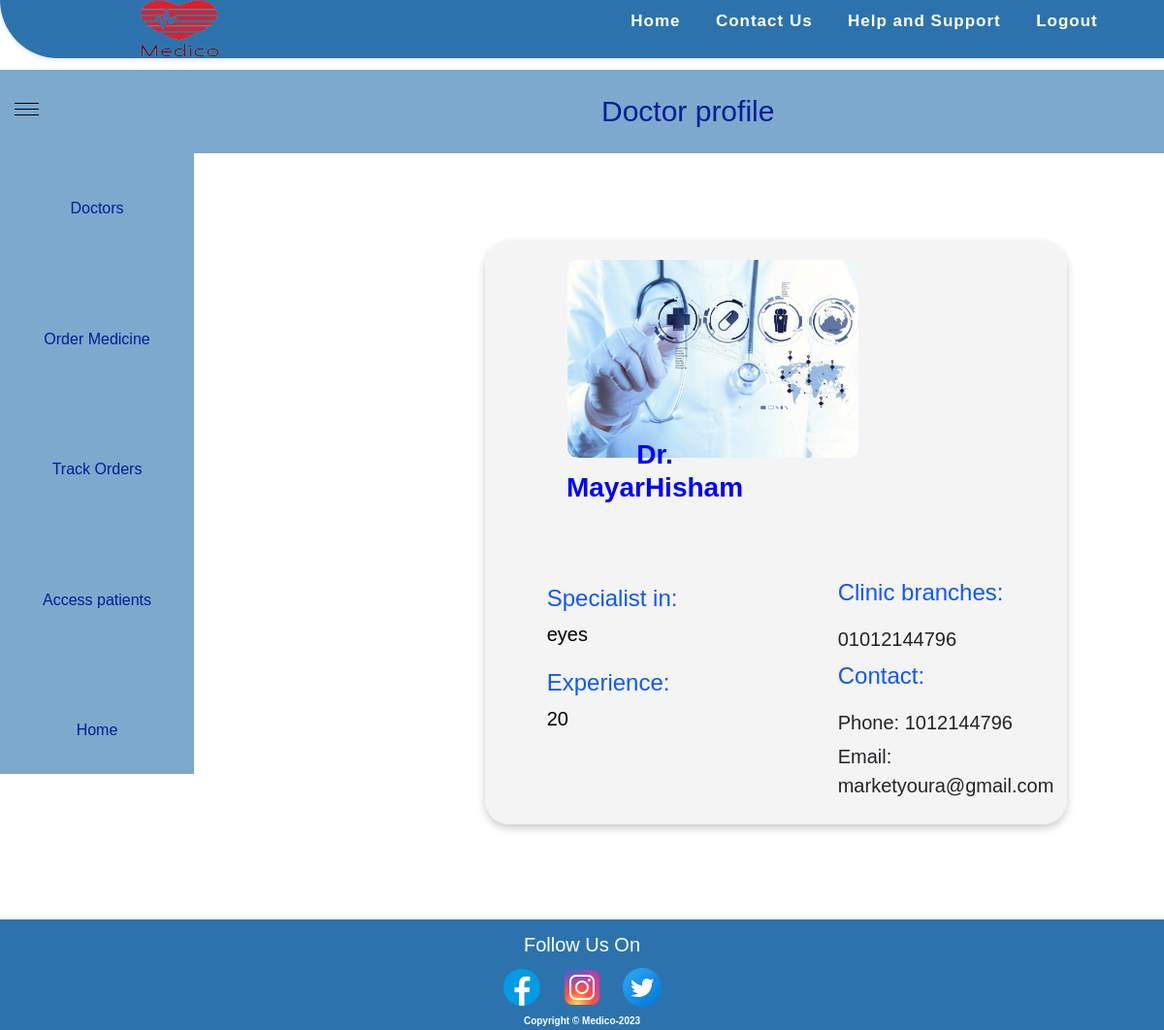
/doctor/doctor_profile.php (signed in), run on the app's committed database.
### tables this page shows
CREATE TABLE `doctors` (
  `id` int(11) NOT NULL,
  `dfirst_name` varchar(255) NOT NULL,
  `dlast_name` varchar(255) NOT NULL,
  `date_of_birth` date NOT NULL,
  `profession_practice` mediumtext DEFAULT NULL,
  `years_of_exp` int(11) NOT NULL,
  `daddress` varchar(255) NOT NULL,
  `phone` int(11) NOT NULL,
  `doctor_syndicate` mediumtext DEFAULT NULL,
  `email` varchar(255) NOT NULL,
  `specialization` varchar(255) NOT NULL,
  `password` int(11) NOT NULL,
  `image` mediumtext DEFAULT NULL,
  `accepted` varchar(255) NOT NULL,
  `blocked` varchar(255) NOT NULL
);

### doctor/doctor_profile.php (the view, shortened to what this page needs)
<?php
include "../shared/conn.php";
if (isset($_SESSION['doctor']) || isset($_SESSION["patient"])) {
  $select = "SELECT * FROM `doctors` WHERE id = '" . $_SESSION['did'] . "'";
  $sel = mysqli_query($connect, $select);
  $row = mysqli_fetch_assoc($sel);
?>
  <!DOCTYPE html>
  <html lang="en">
  <head>
    <link href="https://cdn.jsdelivr.net/npm/bootstrap@5.3.0-alpha3/dist/css/bootstrap.min.css" rel="stylesheet">
    <link rel="stylesheet" href="../CSS/style.css">
    <link rel="stylesheet" href="../CSS/footer.css">
    <link rel="stylesheet" href="../CSS/The Electronic Medical History.css">
    <link rel="stylesheet" href="../CSS/doctorprofile.css">
  </head>
  <body>
    <nav>
      <div class="logo">
        <a href="#"><img src="../Images/Medico_Logo_2_Final-removebg-preview-1.png" alt="Medico Logo"></a>
      </div>
      <ul class="nav-links">
        <li><a href="doctor_home.php">Home</a></li>
        <li><a href="#">Contact Us</a></li>
        <li><a href="#">Help and Support</a></li>
        <li><a href="../shared/login.php?goodbye='1'">Logout</a></li>
      </ul>
    </nav>
    <div class="header">
      <div class="menu-icon">
        <span></span>
        <span></span>
        <span></span>
      </div>
      <h2 style="text-align: center; font-size: 30px; margin-left: 500px; padding: 10px;">Doctor profile </h2>
    </div>
    <?php if (isset($_SESSION['doctor'])) { ?>
      <div class="cont1">
        <div class="navbar">
          <a href="../shared/doctors.php">Doctors</a>
          <a href="../shared/order_medicine.php">Order Medicine</a>
          <a href="order_tracking.php">Track Orders</a>
          <a href="patient_otp.php">Access patients</a>
          <a href="doctor_home.php">Home</a>
        </div>
      <?php } ?>
      <br><br><br><br><br>
      <div class="conent">
        <?php foreach ($sel as $s) { ?>
          <div class="card_doctor" style="margin-left:500px; height:max-content; margin-top:-670px; margin-bottom:50px ">
            <div class="image">
              <img src="../upload/<?php echo $row['image'] ?>" alt="Doctor's photo">
            </div>
            <div class="details">
              <h2 style="text-align: center; margin-top: -30px; margin-bottom:80px; margin-right: 300px;">Dr. <?php echo $_SESSION['dfirst_name']; ?>
              </h2>
              <p>Specialist in: <br> <span><?php echo $s['specialization']; ?> </span> </p>
              <p>Experience: <br> <span><?php echo $s['years_of_exp']; ?> </span> </p>
              <div class="uls">
                <p>Clinic branches:</p>
                <ul>
                  <li><?php echo $s['daddress']; ?> </li>
                </ul>
                <p>Contact:</p>
                <ul>
                  <li>Phone: <?php echo $s['phone']; ?> </li>
                  <li>Email: <?php echo $s['email']; ?> </li>
                </ul>
              </div>
            </div>
          </div>
      </div>
      </div>
      <br>
      <br>
  <?php }
      }
  ?>
  <footer>
    <div class="sticky-footer">
      <div class="footer-content">
        <p>Follow Us On</p>
        <ul class="social-icons">
          <li><a href="#"><img src="../images/facebook-logo.png" alt="Facebook Icon"></a></li>
          <li><a href="#"><img src="../images/instagram-logo.png" alt="Instagram Icon"></a></li>
          <li><a href="#"><img src="../images/twitter-logo.png" alt="Twitter Icon"></a></li>
        </ul>
      </div>
      <div class="footer-info">
        <h6>Copyright &copy Medico-2023</h6>
      </div>
    </div>
  </footer>
  </body>
  </html>

### CSS/style.css (style rules this page uses)
* { padding: 0; margin: 0; box-sizing: border-box; font-family: 'Poppins', sans-serif; }
nav { display: flex; justify-content: space-between; align-items: center; background-color: #2c73ae; height: 60px; padding: 0 50px; box-shadow: 0px 2px 5px rgba(0, 0, 0, 0.1); border-bottom-left-radius: 60px; }
.logo { width: 100px; height: 100px; margin-left: 10px; }
.logo img { width: 250px; height: 100px; }
.nav-links { display: flex; justify-content: space-around; width: 50%; }
.nav-links li { list-style: none; }
.nav-links a { color: #ffffff; text-decoration: none; font-weight: bold; font-size: 17px; letter-spacing: 1px; }
.nav-links li { opacity: 1; transition: opacity 0.5s ease-in-out; margin: 10px 0; }
.image { display: flex; flex-direction: column; align-items: center; }
.image img { width: 200px; height: 200px; object-fit: cover; margin-bottom: 10px; }

### CSS/footer.css (style rules this page uses)
body { min-height: 100vh; }
footer { background-color: #2c73ae; padding: 3px 0; font-size: 14px; color: #fff; }
.sticky-footer { position: sticky; top: 100%; }
footer p { margin: 0; line-height: 1.5; font-size: 20px; text-align: center; }
footer ul { margin: 0; padding: 0; list-style: none; }
footer ul li { display: inline-block; margin-left: 10px; }
footer ul li:first-child { margin-left: 0; }
a { color: #253bbc; text-decoration: none; }
footer h6 { font-size: 10px; font-weight: bold; color: white; text-align: center; }
.social-icons { text-align: center; margin: 5px 30px; }
html { height: 100%; }
body { display: flex; flex-direction: column; min-height: 100%; }
footer { margin-top: auto; }

### CSS/The Electronic Medical History.css (style rules this page uses)
* { margin: 0; padding: 0; box-sizing: border-box; }
body { font-family: Arial, sans-serif; }
.navbar { display: flex; flex-direction: column; position: relative; width: 200px; max-width: 200px; height: 80vh; background-color: #2c73ae9c; overflow-x: hidden; padding-top: 20px; }
.navbar a { display: block; color: rgb(4, 29, 151); padding: 25px; text-decoration: none; }
.navbar h1, p { margin: 0; }
.header { display: flex; align-items: center; background-color: #2c73ae9c; color: rgb(4, 29, 151); padding: 15px; margin-top: 12px; }
.menu-icon { display: flex; flex-direction: column; justify-content: space-between; height: 18px; margin-right: 20px; }
.menu-icon span { display: block; width: 25px; height: 4px; margin-right: 50px; background-color: rgb(0, 0, 0); }
h2 { margin-right: 20px; font-size: 18px; margin: 0 70px 0 10px; }
span { color: blueviolet; font-size: 25px; }

### CSS/doctorprofile.css (style rules this page uses)
.card_doctor { width: max-content; height: 580px; display: flex; flex-wrap: wrap; justify-content: center; align-items: center; max-width: 600px; margin-top: -580px; margin-bottom: 200px; padding: 20px; box-shadow: 0 4px 8px rgba(0, 0, 0, 0.2); border-radius: 25px; margin-left: 250px; background-color: #ededed97; }
.image { flex: 1; margin-right: 100px; }
.image img { width: 300px; height: auto; border-radius: 10px; margin-left: -30px; }
.details { flex: 2; text-align: left; margin-left: 50px; }
.details h2 { font-size: 28px; margin-bottom: 10px; color: blue; margin: 0 0 20px 0; font-weight: bolder; }
.details p { font-size: 24px; margin-bottom: 5px; margin: 0 0 15px 0; color: rgb(16, 86, 251); }
.details ul { list-style: none; margin: 0; padding: 0; }
.details ul li { font-size: 20px; margin-bottom: 5px; }
span { font-size: 20px; margin-bottom: 5px; color: black; }
.uls { margin-top: -180px; margin-left: 300px; }

### data on the page
doctors: image (picture), specialization "eyes", years_of_exp "20", daddress "01012144796", phone "1012144796", email "marketyoura@gmail.com"
